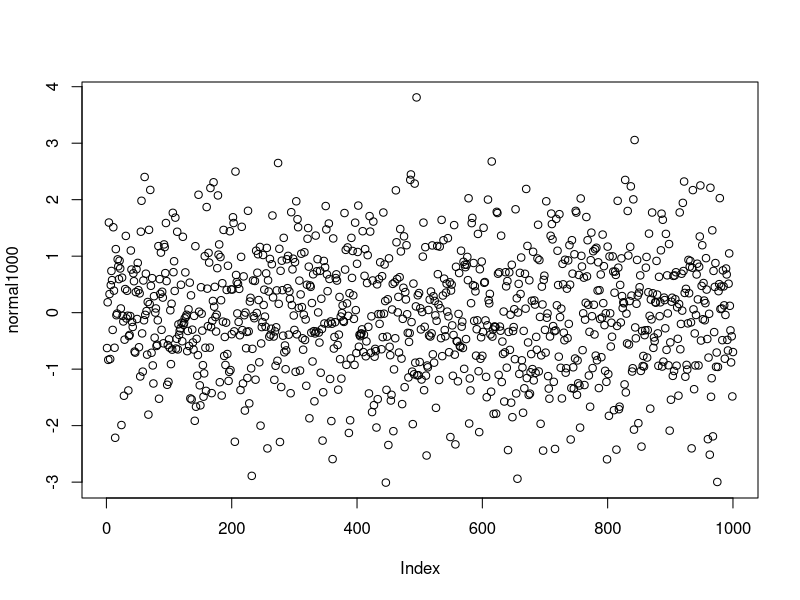
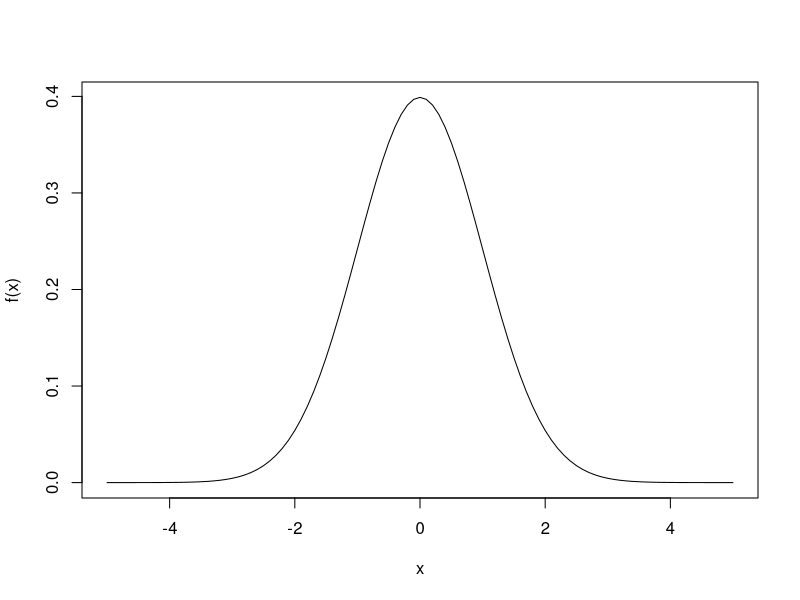
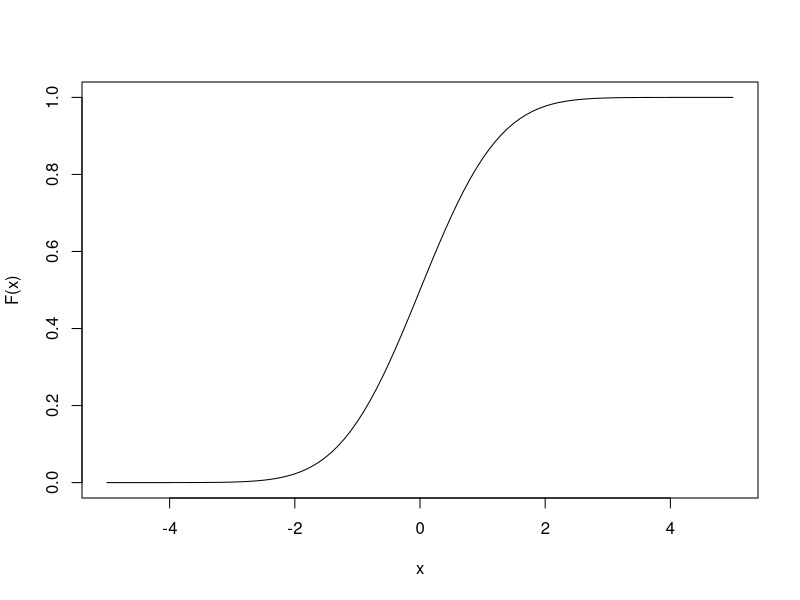
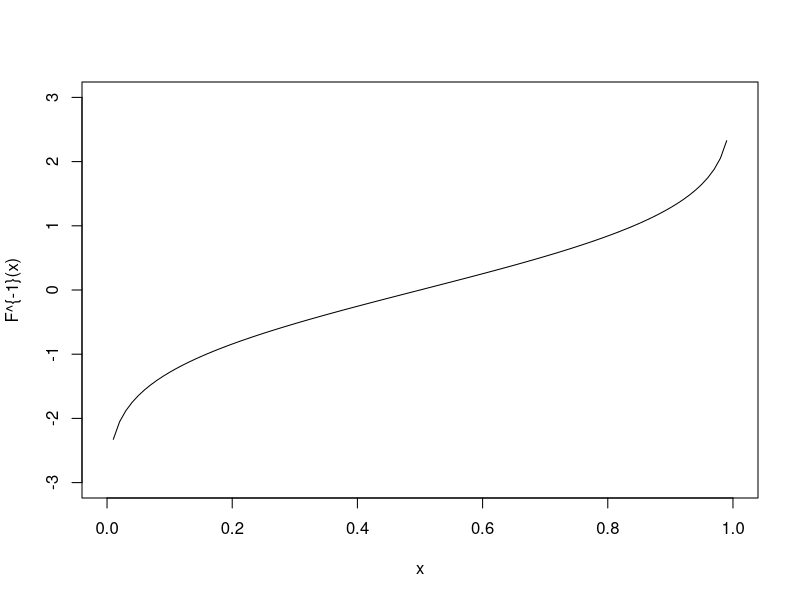

Here is the R script that generated these plots, in order:
#Erzeuge Sequenzen
seq0=seq(1,10,0.01) #von,bis,in schritten

#Erzeugen von Zufallszahlen
set.seed(1)

normal1000 = rnorm(1000,mean=0,sd=1) #generiert 1000 normale Zufallszahlen mit der Standartabweichung 0s

normal1000

#Streudiagramm erstellen
plot(normal1000)

#Dichtenfunktion
plot(function(normal1000) dnorm(normal1000), xlim = c(-5,5), ylab = "f(x)")

#Verteilungsfunktion
plot(function(normal1000) pnorm(normal1000), xlim = c(-5,5), ylab = "F(x)")

#Quantilsfunktion
plot(function(normal1000) qnorm(normal1000), ylim = c(-3,3), ylab = "F^{-1}(x)")
